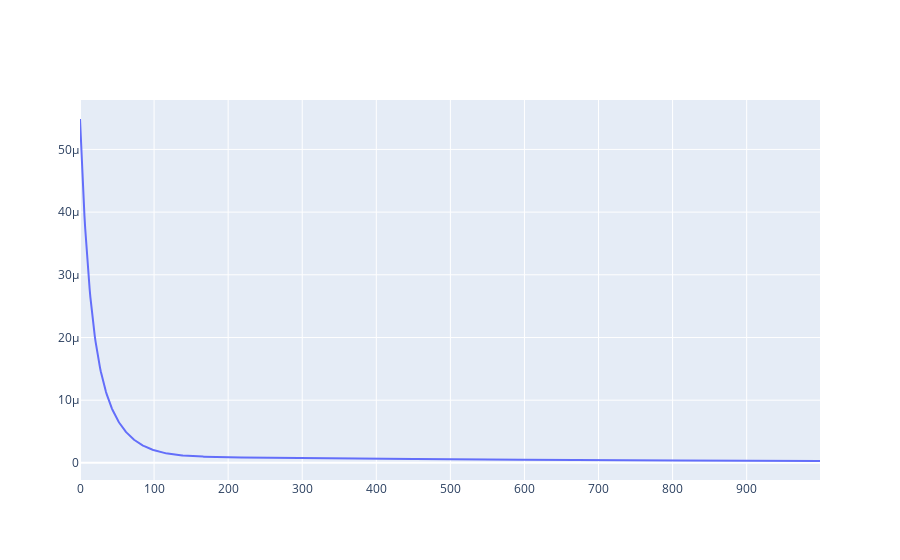

This figure's notebook cell:
### Code cell
fig= [go.Scatter(
    x= list(range(len(diff_tally))),
    y= diff_tally
)]


layout= go.Layout()


fig = go.Figure(data=fig, layout= layout)
iplot(fig)

### Figure 1 — Plotly figure (JSON) as saved in the notebook; plotly's stock layout.template omitted (floating-point values rounded to 4 significant figures; data arrays with more than 128 entries replaced by an {"elided": "..."} marker saying what was removed)
{"data": [{"type": "scatter", "x": {"elided": "1000 int values"}, "y": {"elided": "1000 float values"}}], "layout": {}}
